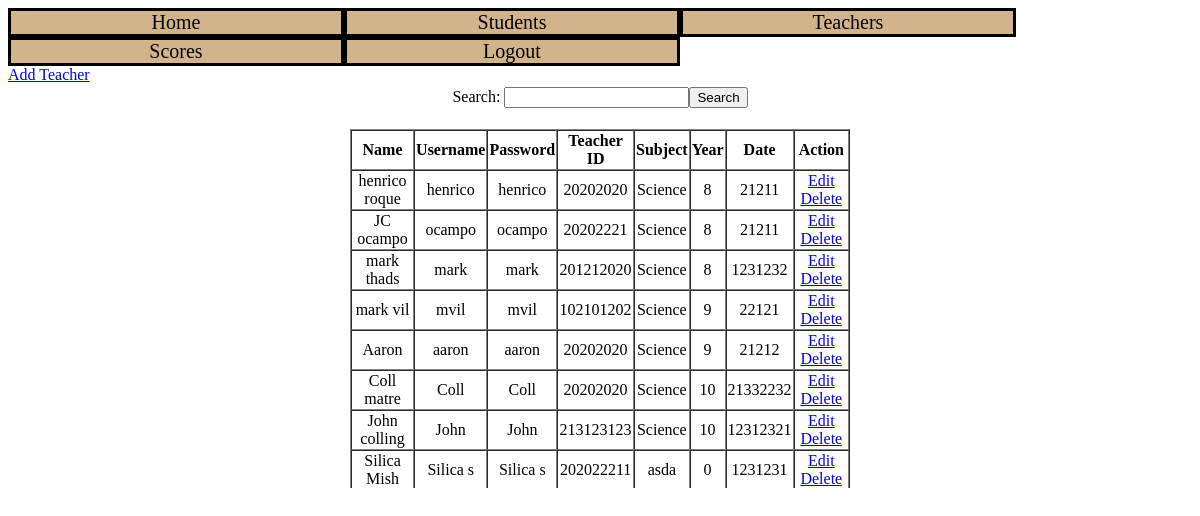
The app's page /teachers.php (signed in) with its own data.
### tables this page shows
CREATE TABLE `teacher` (
  `id` int(255) NOT NULL,
  `name` varchar(50) NOT NULL,
  `user_name` varchar(50) NOT NULL,
  `password` varchar(255) NOT NULL,
  `teacher_id` int(50) NOT NULL,
  `user_type` varchar(50) NOT NULL,
  `gmail` varchar(255) NOT NULL,
  `description` varchar(255) NOT NULL,
  `subject` varchar(50) NOT NULL,
  `section` varchar(11) NOT NULL,
  `image` varbinary(255) NOT NULL,
  `score` int(255) NOT NULL,
  `date` int(255) NOT NULL,
  `year` int(11) NOT NULL
);

### teachers.php (the view, shortened to what this page needs)
<?php
include './function/conn.php';
?>
<html>
<head>
	<link rel="stylesheet" type="text/css" href="mycss.css">
</head>
<body>
	<div id="body">
		<div id="menu">
			<ul>
				<li><a href="home.php">Home</a></li>
				<li><a href="students.php">Students</a></li>
				<li><a href="teachers.php">Teachers</a></li>
				<li><a href="score.php">Scores</a></li>
				<li><a href="logout.php">Logout</a></li>
			</ul>
		</div>
		<a href="teacher_add.php">Add Teacher</a>
		<form action="teacher_result.php" method="get" ecntype="multipart/data-form">
			<table align="center">
				<tr>
					<td>Search: <input type="text" name="query"><input type="submit" value="Search" name="search"></td>
				</tr>
			</table>
			<br>
			<table align="center" border="1" cellspacing="0" width="500">
				<tr>
					<th>Name</th>
					<th>Username</th>
					<th>Password</th>
					<th>Teacher ID</th>
					<th>Subject</th>
					<th>Year</th>
					<th>Date</th>
					<th>Action</th>
				</tr>
				<?php
				$sql = "SELECT * FROM teacher";
				$show = $conn->query($sql);
				if ($show->num_rows > 0) {
					while ($row = $show->fetch_array()) {
				?>
						<tr>
							<td align="center"><?php echo $row['name']; ?></td>
							<td align="center"><?php echo $row['user_name']; ?></td>
							<td align="center"><?php echo $row['password']; ?></td>
							<td align="center"><?php echo $row['teacher_id']; ?></td>
							<td align="center"><?php echo $row['subject']; ?></td>
							<td align="center"><?php echo $row['year']; ?></td>
							<td align="center"><?php echo $row['date']; ?></td>
							<td align="center"><a href="teacher_edit.php?id=<?php echo md5($row['id']); ?>">Edit
								</a><a href="teacher_delete.php?id=<?php echo md5($row['id']); ?>">Delete</a></td>
						</tr>
				<?php
					}
				} else {
					echo "<center><p> No Records</p></center>";
				}
				?>
			</table>
	</div>
</body>
</html>

### mycss.css (style rules this page uses)
#menu ul { text-align: center; list-style: none; padding:0; margin: 0; overflow: hidden; }
#menu li { float:left; border-style: solid; }
#menu { position: relative; left:0px; }
#menu a { color:black; display:block; width: 330px; font-size: 20px; font-style: arial; text-decoration: none; background-color: tan; }
#body { background-color: white; height: 480px; overflow: hidden; float:center; position: relative; }

### records on screen
teacher: name "henrico roque", user_name "henrico", password "henrico", teacher "20202020", subject "Science", year "8", date "21211"
teacher: name "JC ocampo", user_name "ocampo", password "ocampo", teacher "20202221", subject "Science", year "8", date "21211"
teacher: name "mark thads", user_name "mark", password "mark", teacher "201212020", subject "Science", year "8", date "1231232"
teacher: name "mark vil", user_name "mvil", password "mvil", teacher "102101202", subject "Science", year "9", date "22121"
teacher: name "Aaron", user_name "aaron", password "aaron", teacher "20202020", subject "Science", year "9", date "21212"
teacher: name "Coll matre", user_name "Coll", password "Coll", teacher "20202020", subject "Science", year "10", date "21332232"
teacher: name "John colling", user_name "John", password "John", teacher "213123123", subject "Science", year "10", date "12312321"
teacher: name "Silica Mish", user_name "Silica s", password "Silica s", teacher "202022211", subject "asda", year "0", date "1231231"
